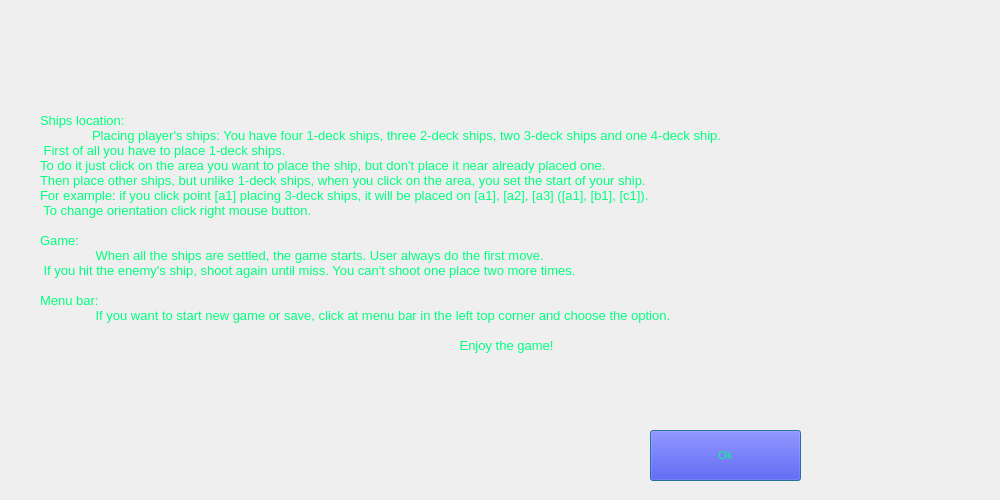
<?xml version="1.0" encoding="UTF-8"?>
<ui version="4.0">
 <class>rules</class>
 <widget class="QDialog" name="rules">
  <property name="geometry">
   <rect>
    <x>0</x>
    <y>0</y>
    <width>1000</width>
    <height>500</height>
   </rect>
  </property>
  <property name="sizePolicy">
   <sizepolicy hsizetype="Fixed" vsizetype="Fixed">
    <horstretch>0</horstretch>
    <verstretch>0</verstretch>
   </sizepolicy>
  </property>
  <property name="font">
   <font>
    <pointsize>8</pointsize>
   </font>
  </property>
  <property name="windowTitle">
   <string>Dialog</string>
  </property>
  <property name="styleSheet">
   <string notr="true">color: rgb(0, 255, 127);</string>
  </property>
  <widget class="QLabel" name="label">
   <property name="geometry">
    <rect>
     <x>40</x>
     <y>90</y>
     <width>891</width>
     <height>301</height>
    </rect>
   </property>
   <property name="font">
    <font>
     <pointsize>10</pointsize>
    </font>
   </property>
   <property name="text">
    <string>Ships location:
	Placing player's ships: You have four 1-deck ships, three 2-deck ships, two 3-deck ships and one 4-deck ship.
 First of all you have to place 1-deck ships. 
To do it just click on the area you want to place the ship, but don't place it near already placed one.
Then place other ships, but unlike 1-deck ships, when you click on the area, you set the start of your ship.
For example: if you click point [a1] placing 3-deck ships, it will be placed on [a1], [a2], [a3] ([a1], [b1], [c1]).
 To change orientation click right mouse button. 

Game:
	 When all the ships are settled, the game starts. User always do the first move.
 If you hit the enemy's ship, shoot again until miss. You can't shoot one place two more times.

Menu bar:
	 If you want to start new game or save, click at menu bar in the left top corner and choose the option.

								 Enjoy the game!
</string>
   </property>
  </widget>
  <widget class="QPushButton" name="pushButton">
   <property name="geometry">
    <rect>
     <x>650</x>
     <y>430</y>
     <width>151</width>
     <height>51</height>
    </rect>
   </property>
   <property name="styleSheet">
    <string notr="true">background-color: rgb(0, 0, 255);</string>
   </property>
   <property name="text">
    <string>Ok</string>
   </property>
  </widget>
 </widget>
 <resources/>
 <connections/>
</ui>
